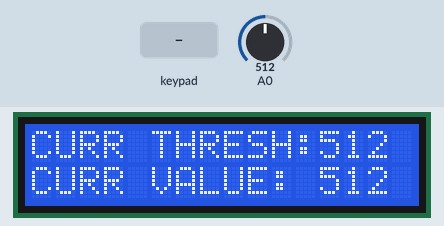
Recording of a sketch running on a simulated Arduino Uno, built with avr-gcc and run on an emulated ATmega328P. Parts: 16×2 character LCD. The test bench sets the inputs (shaded band); at power-on: A0 = 512.

Above: at 1.2 s.
1.3 s: key 'S' pressed
At 2.5 s:
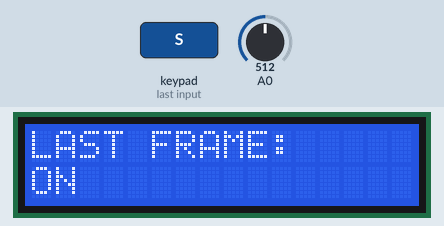
2.8 s: A0 set to 497
At 3.6 s:
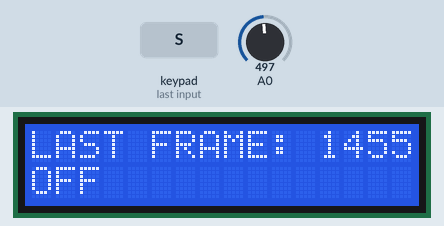
4.3 s: A0 set to 522
At 5.5 s:
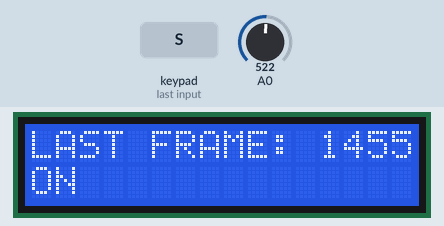
5.8 s: A0 set to 511
At 7.0 s:
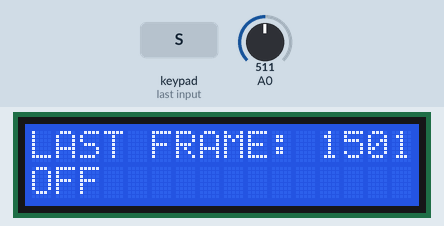
Timing chart, 0 to 8.3 s (numbered marks = the images above; inputs shaded):
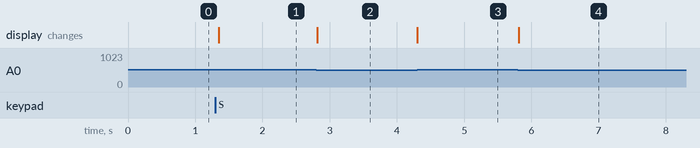

The sketch:

frame_rate_debugger.ino
```cpp
#include <Adafruit_RGBLCDShield.h>

Adafruit_RGBLCDShield lcd = Adafruit_RGBLCDShield();

int phase;
int SETUP = 0;
int MEASURE = 1;

int screen;
int SCREEN_ON = 0;
int SCREEN_OFF = 1;

int threshold;

// for measuring
int screen_onset_time;

void setup() {
  // put your setup code here, to run once:
  lcd.begin(16,2);

  phase = SETUP;
  threshold = 512;
  lcd.clear();
  lcd.setCursor(0,0);
  lcd.print("CURR THRESH:");
  lcd.setCursor(0,1);
  lcd.print("CURR VALUE: ");
}

void phase_setup() {
  uint8_t buttons = lcd.readButtons();
  int a = analogRead(A0);

  lcd.setCursor(12,0);
  lcd.print("    ");
  lcd.setCursor(12,0);
  lcd.print(threshold);

  lcd.setCursor(12,1);
  lcd.print("    ");
  lcd.setCursor(12,1);
  lcd.print(a);

  if (buttons) {
    if (buttons & BUTTON_UP) {
      threshold++;
      if(threshold > 1023) {
        threshold = 1023;
      }
    }
    if (buttons & BUTTON_DOWN) {
      threshold--;
      if(threshold < 0) {
        threshold = 0;
      }
    }
    if (buttons & BUTTON_SELECT) {
      lcd.clear();
      setup_measure_phase();
      phase = MEASURE;
    }
  }
}

void setup_measure_phase() {
  lcd.setCursor(0,0);
  lcd.print("LAST FRAME: ");
  screen = SCREEN_OFF;
}

void phase_measure() {
  //uint8_t buttons = lcd.readButtons();
  int a = analogRead(A0);
  lcd.setCursor(0,1);
  if(a >= threshold){
    lcd.print("ON ");
  } else {
    lcd.print("OFF");
  }
  if(screen == SCREEN_ON){
    if(a < threshold){
      int diff = millis() - screen_onset_time;
      lcd.setCursor(12,0);
      lcd.print("    ");
      lcd.setCursor(12,0);
      lcd.print(diff);
      screen = SCREEN_OFF;
    }
  } else if(screen == SCREEN_OFF){
    if(a >= threshold){
      screen_onset_time = millis();
      screen = SCREEN_ON;
    }
  }
}

void loop() {
  // SETUP phase
  // set threshold
  if(phase == SETUP){
    phase_setup();
  }

  if(phase == MEASURE){
    phase_measure();
  }
}
```

Measured:
- the behaviour switches between 512 and 511 on A0 (found by bisection; images 1 and 2)
- after the input at 1.3 s, the display: changes after 0.05 s (image 1)
- after the input at 2.8 s, the display: changes at once (image 2)
- after the input at 4.3 s, the display: changes at once (image 3)
- after the input at 5.8 s, the display: changes at once (image 4)
